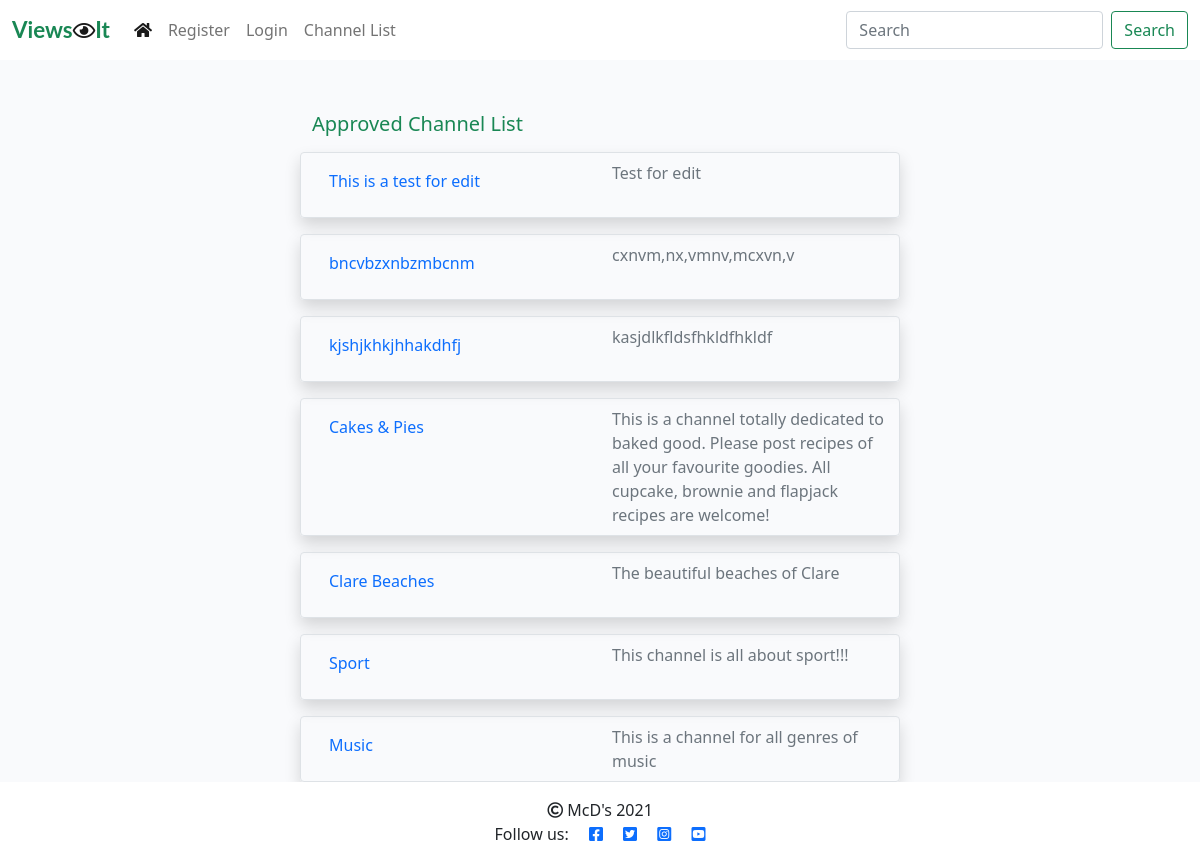
The app's page /channel_list/, older data.
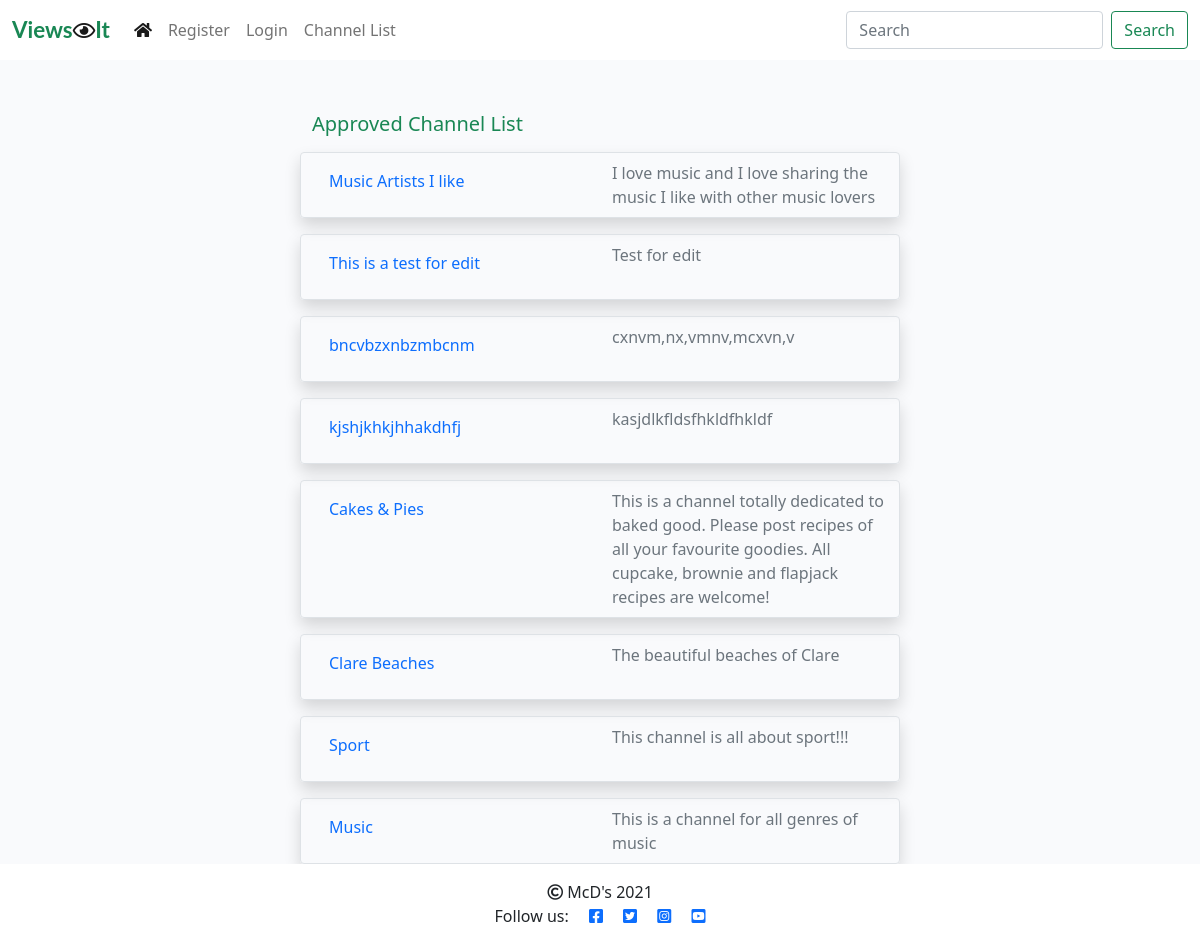
The same page, newer data.
### viewsit_app/models.py (models this page shows, shortened)
class Channel(models.Model):
    topic = models.CharField(max_length=50)
    topic_url = models.SlugField(max_length=50, unique=True)
    description = models.CharField(max_length=200)
    author = models.ForeignKey(User, on_delete=models.CASCADE,
                               related_name="channels")
    created_on = models.DateTimeField(auto_now_add=True)
    updated_on = models.DateTimeField(auto_now=True)
    status = models.IntegerField(choices=STATUS, default=0)
    class Meta:
        ordering = ['-created_on']

### viewsit_app/views.py (the view)
# urls.py: path('channel_list/', views.ChannelList.as_view(), name='channel_list'),
class ChannelList(generic.ListView):
    model = Channel
    queryset = Channel.objects.filter(status=1).order_by("-created_on")
    template_name = "channel_list.html"

### templates/channel_list.html (shortened to what this page needs)
{% extends "base.html" %}
{% block content %}
<div class="container-fluid">
    <div class="row">
        <div class="col-sm-6 mt-3 offset-md-3">
            <h5 class="mt-3 text-success">Approved Channel List</h5>
            {% for channel in channel_list %}
                <div class="row border rounded shadow mt-3">
                    <div class="col mt-2 mb-2" ><a class="nav-link" href="{% url 'channel_view' slug=channel.topic_url %}"><p class="card-title">{{ channel.topic }}</p></a> </div>
                    <div class="col card-text text-muted mt-2 mb-2">{{ channel.description }}</div>
                </div>
            {% empty %}
                <div><h4>There are no channels available.</h4></div>
            {% endfor %}
        </div>
    </div>
</div>
{%endblock%}

Row changes from the older to the newer data that the page shows:
added Channel: topic "Music Artists I like", description "I love music and I love sharing the music I like with other music lovers"
